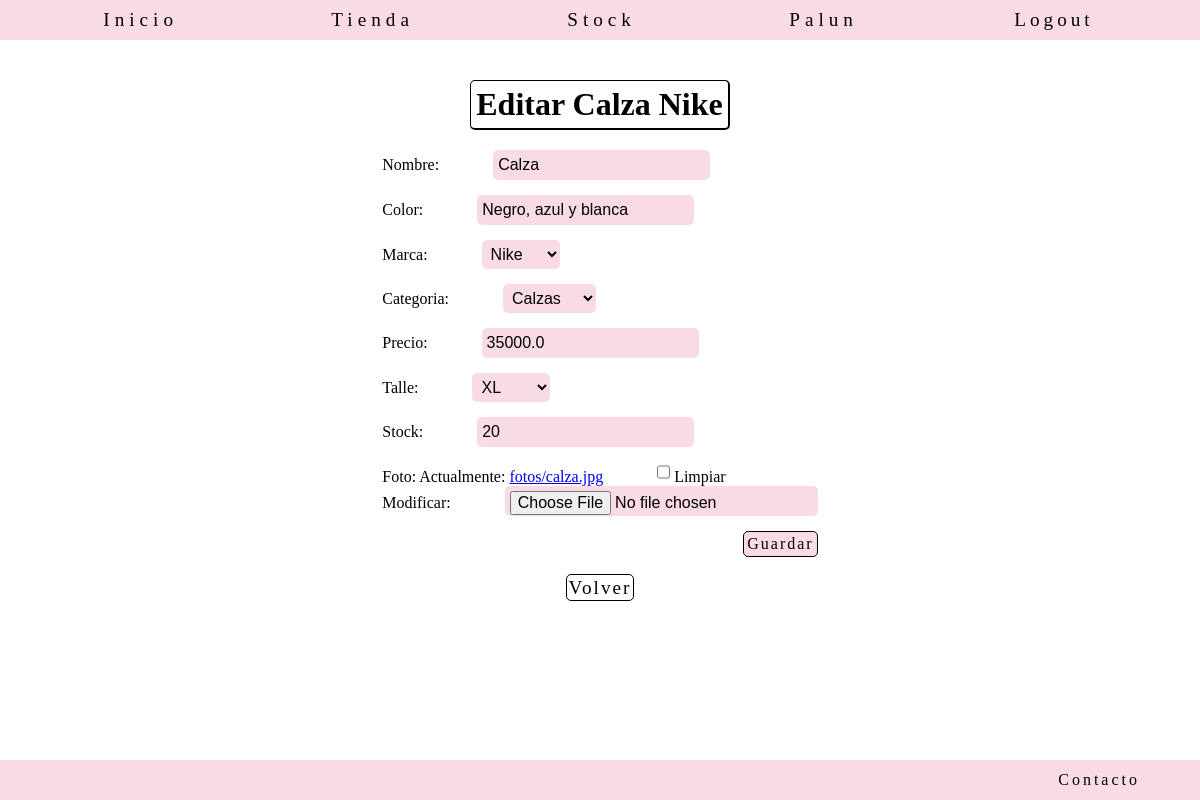
The page /stock/stock/producto_update/1 (signed in) on the database its author committed.
### stock/models.py (models this page shows, shortened)
class Producto(models.Model):
    nombre = models.CharField(max_length=100)
    color = models.CharField(max_length=100)
    marca = models.ForeignKey('Marca', on_delete=models.SET_NULL, null=True, blank=True)
    categoria = models.ForeignKey('Categoria', on_delete=models.SET_NULL, null=True, blank=True)
    precio = models.FloatField()
    talle = models.ForeignKey('Talle', on_delete=models.SET_NULL, null=True, blank=True)
    stock = models.PositiveIntegerField()
    foto = models.ImageField(upload_to='fotos', null=True, blank=True)
    actualizacion = models.DateTimeField(auto_now=True)
    class Meta:
        verbose_name = 'Producto'
        verbose_name_plural = 'Productos'

class Marca(models.Model):
    nombre = models.CharField(max_length=100)
    def __str__(self):
        return self.nombre
    class Meta:
        verbose_name = 'Marca'
        verbose_name_plural = 'Marcas'

class Categoria(models.Model):
    nombre = models.CharField(max_length=100)
    def __str__(self):
        return self.nombre
    class Meta:
        verbose_name = 'Categoría'
        verbose_name_plural = 'Categorías'

class Talle(models.Model):
    talle = models.CharField(max_length=10)
    def __str__(self):
        return self.talle
    class Meta:
        verbose_name = 'Contenido'
        verbose_name_plural = 'Contenidos'

### stock/views.py (the view)
# urls.py: path('stock/producto_update/<int:pk>', ProductoUpdate.as_view(), name='producto_update'),
class ProductoUpdate(LoginRequiredMixin, UpdateView):
    model = Producto
    form_class= ProductoForm
    success_url = reverse_lazy('stock:producto_list')

### stock/forms.py
class ProductoForm(forms.ModelForm):
    class Meta:
        model = Producto
        fields = '__all__'

### stock/templates/stock/producto_form.html (shortened to what this page needs)
{% extends 'core/base.html' %}
{% block content %}
    <main class="contenedor_principal">
        {% if form.instance.id %}
            <div>
                <h1>Editar {{ form.instance.nombre }} {{ form.instance.marca }}</h1>
            </div>
        {% else %}
            <div>
                <h1>Nuevo Producto</h1>
            </div>
        {% endif %}
        <form method="post" enctype="multipart/form-data" class="formulario_signup">
            {{ form }}
            <button type="submit">Guardar</button>
        </form>
        <div class="contenedor_volver">
            <a href="{% url 'stock:producto_list' %}" class="volver">Volver</a>
        </div>
    </main>
{% endblock content %}

### core/templates/core/components/navbar.html (shortened to what this page needs)
<nav class="navbar">
    <ul>
        <li>
            <a href="{% url 'core:index' %}">Inicio</a>
        </li>
        <li>
            <a href="{% url 'ventas:index' %}">Tienda</a>
        </li>
        {% if user.is_superuser %}
            <li>
                <a href="{% url 'stock:index' %}">Stock</a>
            </li>
        {% endif %}
        {% if user.is_authenticated %}
            <li>
                <a href="{% url 'usuarios:perfil' %}">{{ user.username }}</a>
            </li>
            <form action="{% url 'usuarios:logout' %}" method="post">
                <button type="submit" class="logout">Logout</button>
            </form>
        {% endif %}
    </ul>
</nav>

### core/static/core/css/style.css (style rules this page uses)
* { margin: 0; padding: 0; }
.navbar { align-content: center; max-width: 100vw; height: 5vh; background-color: #F8DBE5; }
.navbar ul { display: flex; justify-content: space-evenly; column-gap: 50px; list-style-type: none; height: 5vh; }
.navbar ul li { display: flex; align-items: center; height: 5vh; align-content: center; }
.navbar ul form { display: flex; align-items: center; height: 5vh; align-content: center; }
.navbar ul li a { text-decoration: none; color: black; font-size: 1.2rem; letter-spacing: 5px; transition-duration: .3s; }
.navbar ul .logout { letter-spacing: 4px; font-size: 1.2rem; font-family: serif; padding: 3px; background: none; border: none; margin: 0; color: inherit; cursor: pointer; outline: none; transition-duration: .3s; }
.contenedor_principal { max-width: 100vw; min-height: 90vh; background-color: rgb(255, 255, 255); display: flex; flex-direction: column; align-items: center; gap: 20px; }
.contenedor_principal h1 { margin-top: 5vh; color: rgb(0, 0, 0); border-right: 2px solid black; border-bottom: 2px solid black; border-top: .5px solid black; border-left: .5px solid black; border-radius: 5px; padding: 5px; }
.contenedor_principal .formulario_signup { display: flex; flex-direction: column; align-items: start; gap: 15px; }
.contenedor_principal .formulario_signup label { font-size: 1rem; }
.contenedor_principal .formulario_signup input { background-color: #F8DBE5; border-radius: 5px; border: none; height: 20px; padding: 5px; font-size: 1rem; margin-left: 50px; }
.contenedor_principal .formulario_signup select { background-color: #F8DBE5; font-size: 1rem; border-radius: 5px; border: none; padding: 5px; margin-left: 50px; }
.contenedor_principal .formulario_signup button { letter-spacing: 2px; font-size: 1rem; font-family: serif; padding: 3px; background: none; background-color: #F8DBE5; border: 1px solid black; border-radius: 5px; margin: 0; color: inherit; cursor: pointer; outline: none; transition-duration: .3s; align-self: flex-end; }
.contenedor_principal .contenedor_volver .volver { text-decoration: none; letter-spacing: 2px; color: black; font-size: 1.2rem; border: 1px solid black; border-radius: 5px; padding: 2px; transition-duration: .2s; }

### rows shown on the page
Producto: instance.nombre "Calza", instance.marca "Nike", nombre "Calza", color "Negro, azul y blanca", marca "Nike", categoria "Calzas", precio "35000.0", stock "20"
Talle: talle "XL"

### other values the page prints
{{ user.username }} "Palun"
